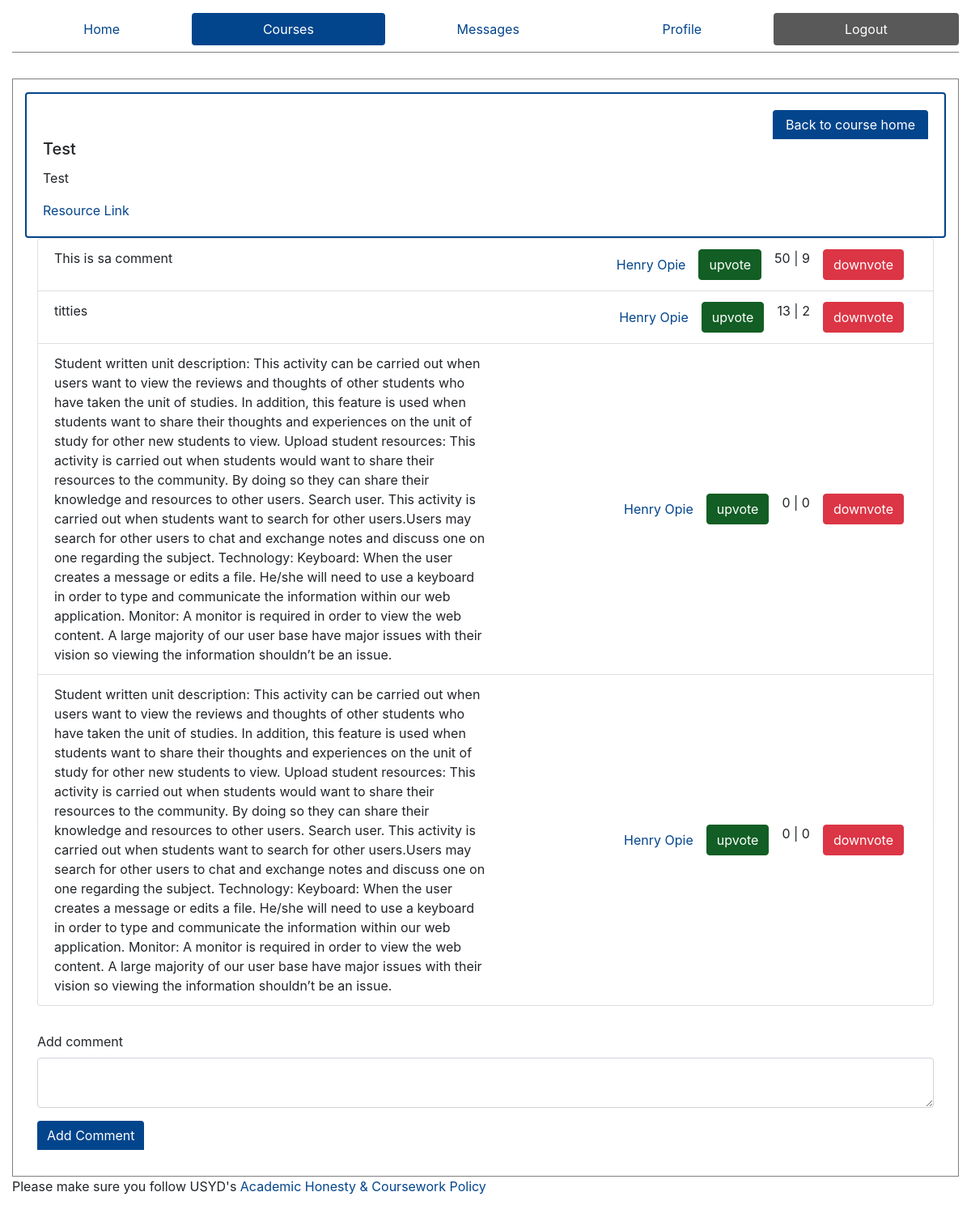
The app's page /courses/1111/4 (signed in), older data.
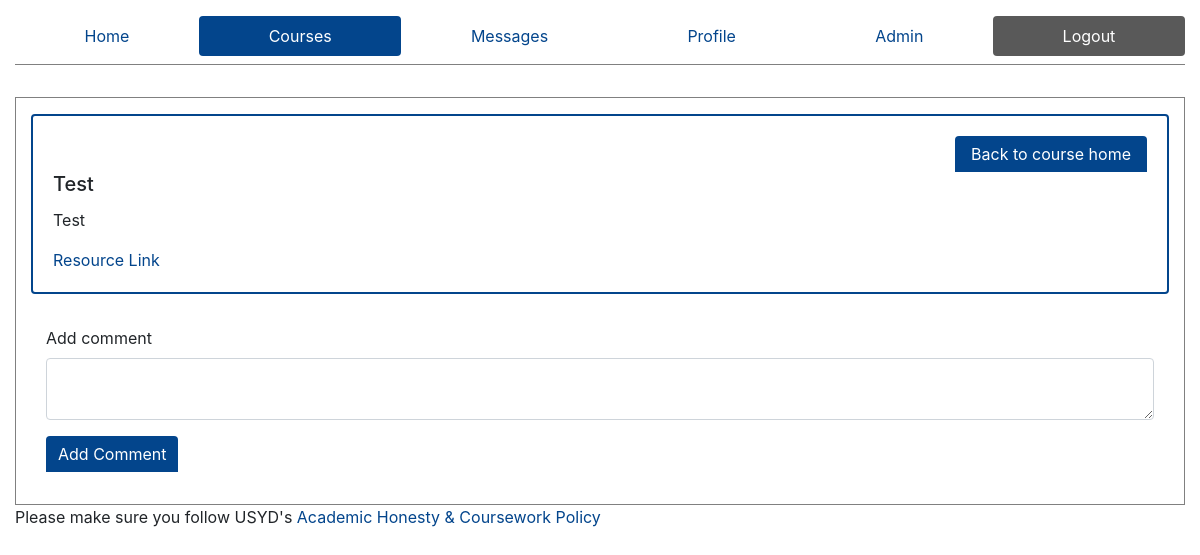
The same page, newer data.
### ed/models.py (models this page shows)
class Resource(models.Model):
    course = models.ForeignKey(Course, on_delete=models.CASCADE, null=True)
    resourceName = models.CharField(max_length=50, default="Resource Name")
    resourceDescription = models.CharField(max_length=200, default="Description")
    resourceLink = models.CharField(max_length=200, default="Resource Link")

class Comment(models.Model):
    resource = models.ForeignKey(Resource, on_delete=models.CASCADE, related_name='comments')
    body = models.TextField()
    user = models.ForeignKey(Profile, on_delete=models.CASCADE, null=True)
    upvotes = models.IntegerField(default=0)
    downvotes = models.IntegerField(default=0)

class Profile(models.Model):
    user = models.OneToOneField(User, on_delete=models.CASCADE, related_name='+', default=1)
    FirstName = models.CharField(max_length=50,default='firstname')
    LastName = models.CharField(max_length=50,default='lastname')
    is_admin = models.BooleanField('Is admin', default=False)

### ed/views.py (the view, shortened to what this page needs)
# urls.py: path('courses/<slug:code>/<int:id>', views.singleResource, name='Resource'),
def singleResource(request,code, id):
    is_admin = False
    p = Profile.objects.get(user=request.user)
    error = ''
    if p.is_admin:
        is_admin = True
    if not request.POST:
        resource = Resource.objects.get(id=id)
        try:
            comments = Comment.objects.filter(resource=resource).\
                annotate(totalvotes = F('upvotes') - F('downvotes')).order_by('-totalvotes')
        except:
            comments = {}
        context = {
            'active': 'courses',
            'resource': resource,
            'comments': comments,
            'is_admin': is_admin
        }
        return render(request, 'resource.html', context=context)

### templates/resource.html (shortened to what this page needs)
{% extends "core.html" %}
{% block content %}
<div class="card">
    <div class="card-body">
        <a class="btn btn-primary" style="display: flex; width: 12rem; margin-left: auto; justify-content: center;" href="/courses/{{resource.course.courseCode}}" style="margin-bottom: 1rem;">
            Back to course home
        </a>
        <h5 class="card-title">
            {{ resource.resourceName}}
        </h5>
        <p class="card-text">
            {{ resource.resourceDescription}}
        </p>
        {% if resource.resourceLink %}
        <a href="{{resource.resourceLink}}" target='_blank'>
            Resource Link
        </a>
        {% endif %}
    </div>
</div>
<div class="container-fluid">
    {% if comments %}
        <ul class='list-group'>
            {% for comment in comments %}
                <li class="list-group-item" style="display: flex;">
                    <div class="comment-body" style="width: 50%; max-width: 50%;">
                    {{comment.body}}
                    </div>
                    <div class="comment-author" style="margin-left: auto; display: flex; align-items: center;">
                        <a href="/profile/{{comment.user.id}}">
                            {{comment.user.FirstName}} {{comment.user.LastName}}
                        </a>
                    </div>
                    <div class="comment-votes">
                        <div class="upvote">
                            <form action="/courses/{{resource.course.courseCode}}/{{resource.id}}" method="post" >
                                <input type="submit" value="upvote" class="btn btn-success">
                            </form>
                        </div>
                        <p>
                            {{comment.upvotes}} | {{comment.downvotes}}
                        </p>
                        <div class="downvote">
                            <form action="/courses/{{resource.course.courseCode}}/{{resource.id}}" method="post" role='form'>
                                <input type="submit" value="downvote" class="btn btn-danger">
                            </form>
                        </div>
                    </div>
                </li>
            {% endfor %}
        </ul>
    {% endif %}
    <form action="/courses/{{resource.course.courseCode}}/{{resource.id}}" method="post" style="margin-top: 2rem;" role="form">
        <div class="form-group">
            <label for="comment" >Add comment</label>
            <textarea id="comment" name="comment" type="text" class="form-control"> </textarea>
        </div>
        <div class="form-group">
            <input type="submit" value="Add Comment" style="width: auto" class="btn btn-primary" role="button">
        </div>
    </form>
</div>
{% endblock %}

### templates/core.html (shortened to what this page needs)
<!DOCTYPE html>
<html lang="en">
<head>
    {% load static %}
    <link rel="stylesheet" type="text/css" href="{% static 'bootstrap.css' %}">
    <link rel="stylesheet" type="text/css" href="{% static 'styles.css' %}">
</head>
<body>
<div class="container" style='max-width: 1200px;'>
{% if user.is_authenticated %}
<div role="navigation">
    <ul class="nav nav-pills nav-fill" style="margin-top:1rem; margin-bottom: 2rem; border-bottom: 1px solid gray; padding-bottom: 0.5rem;" role="tablist" aria-label='main'>
        <li class="nav-item" role="tab">
          <a class="nav-link {% if active == 'home'%} active {% endif %}" href="/">
            Home
          </a>
        </li>
        <li class="nav-item" role="tab">
          <a class="nav-link {% if active == 'courses'%} active {% endif %}" href="/courses">
            Courses
          </a>
        </li>
        <li class="nav-item" role="tab">
          <a class="nav-link {% if active == 'messages'%} active {% endif %}" href="/messages">
            Messages
          </a>
        </li>
        <li class="nav-item" role="tab">
          <a class="nav-link {% if active == 'profile'%} active {% endif %}" href="/profile">
            Profile
          </a>
        </li>
        {% if is_admin %}
        <li class="nav-item" role="tab">
          <a class="nav-link {% if active == 'admin'%} active {% endif %}" href="/admin">
            Admin
          </a>
        </li>
        {% endif %}
        <li class="nav-item" role="tab" style="margin-top: auto;">
          <a class="nav-link" style="background-color: #595959; color: white;" aria-label="logout" href="/logout">
            Logout
          </a>
        </li>
    </ul>
  </div>
    {% endif %}
<div class="container-fluid" style="border: 1px solid gray; padding-top: 1rem; padding-bottom: 1rem;" role="main">
  {% block content %}
  {% endblock %}
</div>
</body>
<footer>
  <p>Please make sure you follow USYD's <a href="https://www.sydney.edu.au/students/academic-integrity.html?fbclid=IwAR0Sv-xDId5Wdanpzrv_CAhRjr_whQgItOLTuunNl18rDD-C6GarzPqbKE8">Academic Honesty & Coursework Policy</a></p>
</footer>

### ed/static/styles.css (style rules this page uses)
.nav { margin-bottom: 1rem; }
input { border: 1px solid gray; }
.card { border: 2px solid #03458c; }
.btn-primary { border: unset; border: 0.25rem !important; border-top-left-radius: 0.25rem !important; border-bottom-left-radius: 0 !important; border-bottom-right-radius: 0 !important; }

Row changes from the older to the newer data that the page shows:
removed Comment: body "This is sa comment", user.FirstName "Henry", user.LastName "Opie", upvotes "50", downvotes "9"
removed Comment: body "titties", user.FirstName "Henry", user.LastName "Opie", upvotes "13", downvotes "2"
removed Comment: body "Student written unit description: This activity can be carried out when users want to view the reviews and thoughts of other students who have taken the unit of studies. In addition, this feature is used when students want to share their thoughts and experiences on the unit of study for other new students to view. Upload student resources: This activity is carried out when students would want to share their resources to the community. By doing so they can share their knowledge and resources to other users. Search user. This activity is carried out when students want to search for other users.Users may search for other users to chat and exchange notes and discuss one on one regarding the…", user.FirstName "Henry", user.LastName "Opie", upvotes "0", downvotes "0"
removed Comment: body "Student written unit description: This activity can be carried out when users want to view the reviews and thoughts of other students who have taken the unit of studies. In addition, this feature is used when students want to share their thoughts and experiences on the unit of study for other new students to view. Upload student resources: This activity is carried out when students would want to share their resources to the community. By doing so they can share their knowledge and resources to other users. Search user. This activity is carried out when students want to search for other users.Users may search for other users to chat and exchange notes and discuss one on one regarding the…", user.FirstName "Henry", user.LastName "Opie", upvotes "0", downvotes "0"
Text that changed along with them:
text now shown: "Admin"
